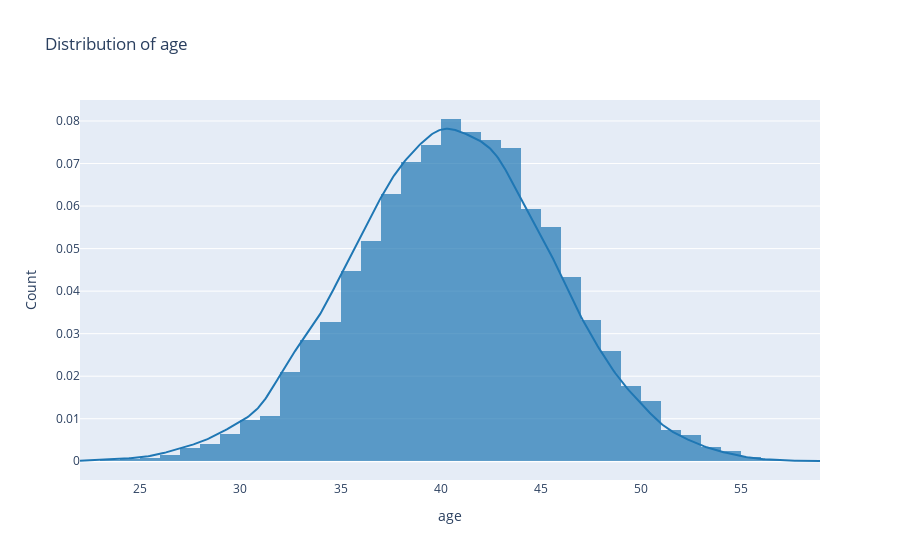

Source (notebook cell):
### Markdown cell above
### Age

### Code cell
interactive_barplot(train, 'age')

### Figure 1 — Plotly figure (JSON) as saved in the notebook; plotly's stock layout.template omitted (floating-point values rounded to 4 significant figures; data arrays with more than 128 entries replaced by an {"elided": "..."} marker saying what was removed)
{"data": [{"autobinx": false, "histnorm": "probability density", "legendgroup": "age", "marker": {"color": "rgb(31, 119, 180)"}, "name": "age", "opacity": 0.7, "type": "histogram", "x": {"elided": "8874 int values"}, "xaxis": "x", "xbins": {"end": 59, "size": 1, "start": 22}, "yaxis": "y"}, {"legendgroup": "age", "marker": {"color": "rgb(31, 119, 180)"}, "mode": "lines", "name": "age", "showlegend": false, "type": "scatter", "x": {"elided": "500 float values"}, "xaxis": "x", "y": {"elided": "500 float values"}, "yaxis": "y"}], "layout": {"barmode": "overlay", "hovermode": "closest", "legend": {"traceorder": "reversed"}, "showlegend": false, "title": {"text": "Distribution of age"}, "xaxis": {"anchor": "y2", "domain": [0, 1], "title": {"text": "age"}, "zeroline": false}, "yaxis": {"anchor": "free", "domain": [0, 1], "position": 0, "title": {"text": "Count"}}}}
